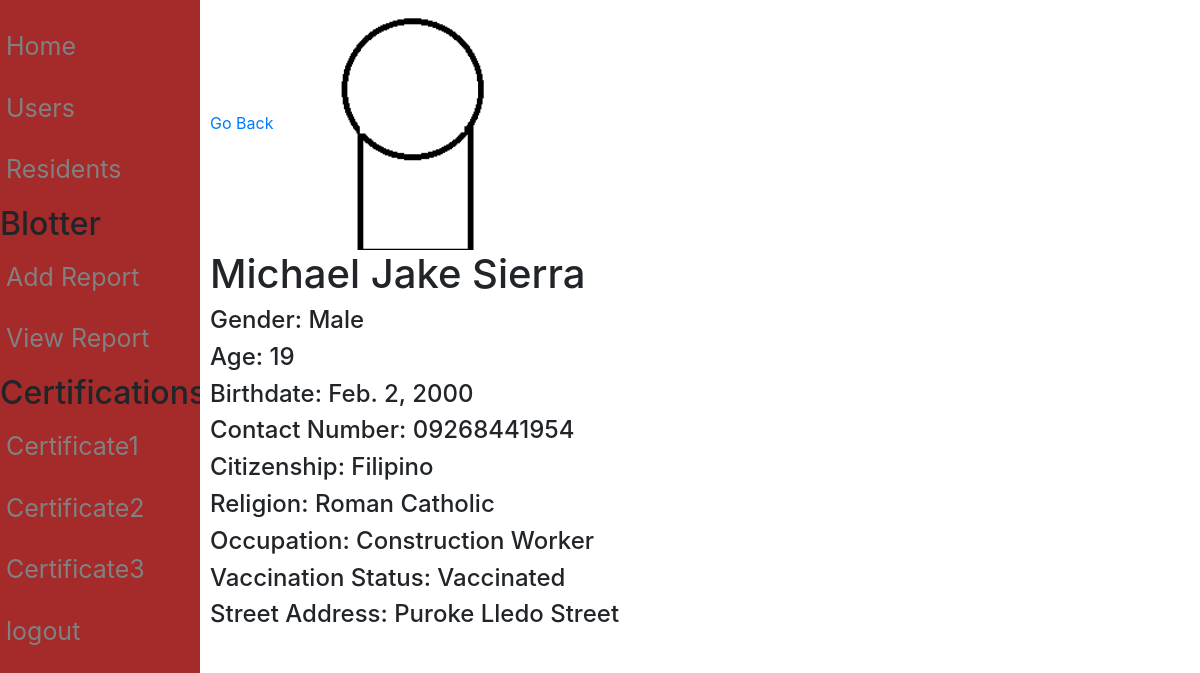
Page /resident_profile/10 on the committed database.
### Resident/models.py (models this page shows, shortened)
class Resident (models.Model):
    pic = models.ImageField(null=True, blank = True, verbose_name="Profile Picture", upload_to= "images/")
    First_name = models.CharField(max_length=50)
    Last_name = models.CharField(max_length=50)
    Middle_name = models.CharField(max_length=50)
    Age = models.IntegerField()
    Birthdate = models.DateField(auto_now_add=False, auto_now=False)
    Gender_choices = (
        ('Male','Male'),
        ('Female','Female')
        )
    Gender = models.CharField(max_length=100, choices=Gender_choices, default = "Not Specified")
    Contact = models.CharField(max_length=11)
    Cstatus_choices = (
        ('Single','Single'),
        ('Married','Married'),
        ('Divorced','Divorced'),
        ('Separated','Separated'),
        ('Widowed','Widowed'),
        )
    Marital_status = models.CharField(max_length=100, choices = Cstatus_choices, default = "")
    Citizenship = models.CharField(max_length=100)
    Religion = models.CharField(max_length=100)
    Occupation = models.CharField(max_length=100)
    Vac_choices = (
        ('Vaccinated','Vaccinated'),
        ('Non-Vaccinated','Non-Vaccinated')
    )
    Vaccination = models.CharField(max_length=100, choices = Vac_choices, verbose_name="Vaccination Status", default="")
    Address = models.TextField(max_length=250, verbose_name="Street Address")
    Blacklisted = models.BooleanField(default = False)
    created_date = models.DateTimeField(auto_now_add=True)
    modified_date = models.DateTimeField(auto_now=True)

### Resident/views.py (the view)
# urls.py: path('resident_profile/<str:pk>', Display_profile, name = "resident_profile"),
def Display_profile(request, pk):
    resident_obj = Resident.objects.get(id = pk)
    context = {
        "profile" : resident_obj
    }
    return render(request, "resident_profile.html",context=context)

### templates/resident_profile.html
{% extends 'base.html' %}
{%  load static %}
{% block content %}
<a href = "{{request.META.HTTP_REFERER}}">Go Back</a>
{% if profile.pic %}
   <img src = "{{profile.pic.url}}" width="250px" height="250px">
{% endif %}
<h1>{{profile.First_name}} {{profile.Middle_name}} {{profile.Last_name}} </h1>
<h4>Gender: {{profile.Gender}}</h4>
<h4>Age: {{profile.Age}}</h4>
<h4>Birthdate: {{profile.Birthdate}}</h4>
<h4>Contact Number: {{profile.Contact}}</h4>
<h4>Citizenship: {{profile.Citizenship}}</h4>
<h4>Religion: {{profile.Religion}}</h4>
<h4>Occupation: {{profile.Occupation}}</h4>
<h4>Vaccination Status: {{profile.Vaccination}}</h4>
<h4>Street Address: {{profile.Address}}</h4>
{%  endblock content %}

### rows in the picture
Resident: pic (picture), First_name "Michael", Middle_name "Jake", Last_name "Sierra", Gender "Male", Age "19", Birthdate "Feb. 2, 2000", Contact "09268441954", Citizenship "Filipino", Religion "Roman Catholic", Occupation "Construction Worker", Vaccination "Vaccinated", Address "Puroke Lledo Street"
